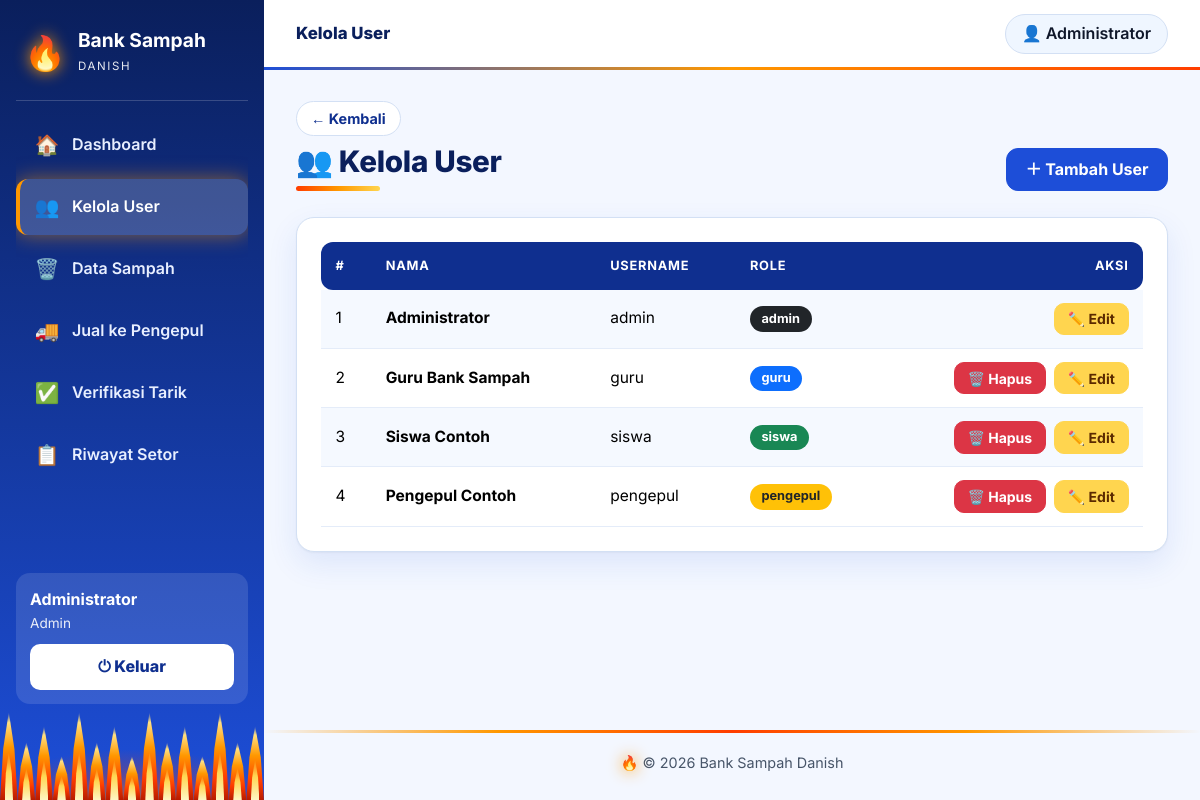
The app's page /user/index.php (signed in) with its own data.
### tables this page shows
CREATE TABLE `user` (
  `id_user` int(11) NOT NULL,
  `nama` varchar(100) NOT NULL,
  `username` varchar(50) NOT NULL,
  `password` varchar(255) NOT NULL,
  `role` enum('admin','guru','siswa','pengepul') NOT NULL
);

### user/index.php (the view, shortened to what this page needs)
<?php
require_once '../config/auth.php';
$data = rows(q($koneksi, "SELECT id_user, nama, username, role FROM user ORDER BY id_user"));
$warna = ['admin' => 'dark', 'guru' => 'primary', 'siswa' => 'success', 'pengepul' => 'warning text-dark'];
include '../config/header.php'; ?>
<div class="card p-4">
  <div class="table-responsive">
  <table class="table table-striped align-middle mb-0">
    <thead><tr><th>#</th><th>Nama</th><th>Username</th><th>Role</th><th class="text-end">Aksi</th></tr></thead>
    <tbody>
    <?php foreach ($data as $r): ?>
      <tr><td><?= $r['id_user'] ?></td><td><b><?= h($r['nama']) ?></b></td><td><?= h($r['username']) ?></td>
        <td><span class="badge bg-<?= $warna[$r['role']] ?>"><?= h($r['role']) ?></span></td>
        <td><div class="aksi">
        <?php if ((int)$r['id_user'] !== (int)$_SESSION['id_user']): ?>
          <form method="post" action="hapus.php" onsubmit="return confirm('Hapus user ini beserta riwayat setor & penarikannya?')">
            <?= csrf_field() ?><input type="hidden" name="id" value="<?= $r['id_user'] ?>"><button class="btn btn-sm btn-danger">🗑️ Hapus</button></form>
        <?php endif; ?>
          <a class="btn btn-sm btn-warning" href="edit.php?id=<?= $r['id_user'] ?>">✏️ Edit</a>
        </div></td></tr>
    <?php endforeach; ?>
    </tbody>
  </table>
  </div>
</div>
<?php include '../config/footer.php';

### assets/tema-api.css (style rules this page uses)
:root { --blue-900:#0a1f5c; --blue-800:#0f2f8f; --blue-700:#1d4ed8; --blue-600:#2563eb; --blue-100:#dbeafe; --blue-50:#eff6ff; --ink:#0f172a; --muted:#475569; --line:#d3e0f4; --bg:#f3f7ff; --fire1:#ff3d00; --fire2:#ff9800; --fire3:#ffd54f; --side:264px; }
html { font-size:16px }
body { font-family:'Inter','Segoe UI',Arial,Helvetica,sans-serif;font-size:1rem;line-height:1.6;color:var(--ink);background:var(--bg);-webkit-font-smoothing:antialiased;text-rendering:optimizeLegibility }
a { color:var(--blue-700) }
.flame-bar i { position:relative;flex:1;height:100%;transform-origin:50% 100%; background:linear-gradient(to top,#b71c00,var(--fire1) 25%,var(--fire2) 60%,#ffe082 88%,rgba(255,224,130,0)); clip-path:polygon(50% 0,82% 42%,100% 100%,0 100%,18% 42%);animation:flicker .9s ease-in-out infinite alternate }
.flame-bar i::after { content:'';position:absolute;left:26%;right:26%;bottom:0;height:55%;background:linear-gradient(to top,#fff6c2,#ffd54f 60%,rgba(255,213,79,0));clip-path:polygon(50% 0,85% 45%,100% 100%,0 100%,15% 45%) }
.flame-bar i:nth-child(4n+1) { height:100% }
.flame-bar i:nth-child(4n+2) { height:66% }
.flame-bar i:nth-child(4n+3) { height:84% }
.flame-bar i:nth-child(4n) { height:50% }
.flame-bar i:nth-child(3n) { animation-delay:.15s;animation-duration:.72s }
.flame-bar i:nth-child(5n) { animation-delay:.3s;animation-duration:1.1s }
.flame-bar i:nth-child(7n) { animation-delay:.45s }
.card { background:#fff;border:1px solid var(--line);border-radius:18px;box-shadow:0 1px 2px #0000000a,0 12px 30px #1d4ed81a }
.table { --bs-table-bg:transparent;font-size:.97rem;color:var(--ink) }
.table thead th { background:var(--blue-800);color:#fff;font-size:.8rem;text-transform:uppercase;letter-spacing:.06em;font-weight:700;border:0;white-space:nowrap;padding:.85rem .9rem }
.table thead th:first-child { border-radius:12px 0 0 12px }
.table thead th:last-child { border-radius:0 12px 12px 0 }
.table td { padding:.8rem .9rem;border-color:#e4ecf9 }
.table-striped>tbody>tr:nth-of-type(odd)>* { --bs-table-bg-type:#f5f9ff }
.aksi { display:flex;gap:8px;justify-content:flex-end;flex-wrap:wrap }
.aksi form { margin:0 }
.btn { font-weight:700;border-radius:12px;padding:.55rem 1.15rem;transition:box-shadow .2s,transform .15s }
.btn-sm { padding:.3rem .8rem;border-radius:10px }
.btn-primary { --bs-btn-bg:var(--blue-700);--bs-btn-border-color:var(--blue-700);--bs-btn-hover-bg:var(--blue-800);--bs-btn-hover-border-color:var(--blue-800);--bs-btn-active-bg:var(--blue-900);--bs-btn-active-border-color:var(--blue-900) }
.btn-warning { --bs-btn-bg:var(--fire3);--bs-btn-border-color:var(--fire3);--bs-btn-color:#5b2a00;--bs-btn-hover-bg:#ffca28;--bs-btn-hover-border-color:#ffca28;--bs-btn-hover-color:#5b2a00 }
.badge { border-radius:999px;font-weight:700;padding:.5em .9em;font-size:.8rem }

### records on screen
user: id_user "1", nama "Administrator", username "admin", role "admin"
user: id_user "2", nama "Guru Bank Sampah", username "guru", role "guru"
user: id_user "3", nama "Siswa Contoh", username "siswa", role "siswa"
user: id_user "4", nama "Pengepul Contoh", username "pengepul", role "pengepul"

### other values on screen
$m[1] "🏠"
$m[2] "Dashboard"
$m[1] "👥"
$m[2] "Kelola User"
$m[1] "🗑️"
$m[2] "Data Sampah"
$m[1] "🚚"
$m[2] "Jual ke Pengepul"
$m[1] "✅"
$m[2] "Verifikasi Tarik"
$m[1] "📋"
$m[2] "Riwayat Setor"
$_SESSION['nama'] "Administrator"
$role "Admin"
$judulBar "Kelola User"
